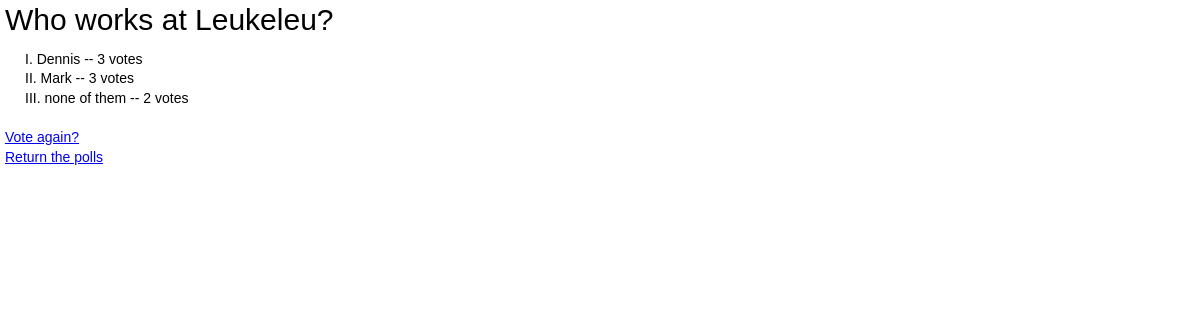
The page /polls/4/results/ on the database as committed earlier.
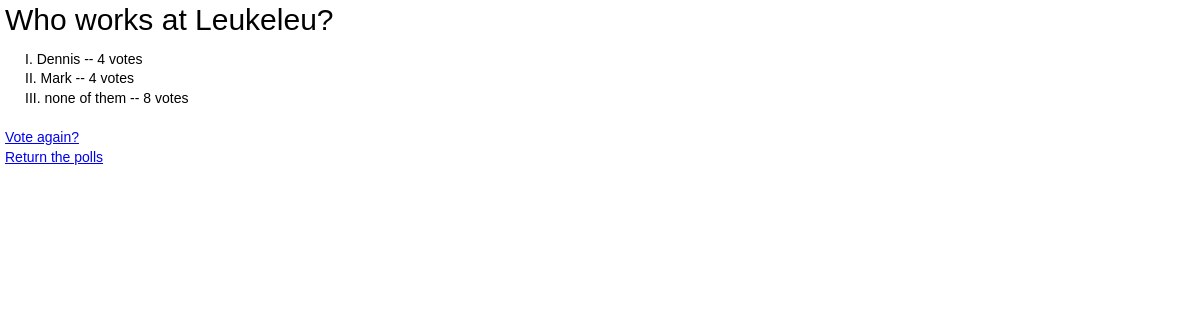
The same page on the database as committed later.
### polls/models.py (models this page shows, shortened)
class Question(models.Model):
    question_text = models.CharField(max_length=200)
    pub_date = models.DateTimeField('date published')
    def was_published_recently(self):
        now = timezone.now()
        return now - datetime.timedelta(days=1) <= self.pub_date <= now
    was_published_recently.admin_order_field = 'pub_date'
    was_published_recently.boolean = True
    was_published_recently.short_description = 'Published recently?'

class Choice(models.Model):
    question = models.ForeignKey(Question)
    choice_text = models.CharField(max_length=200)
    votes = models.IntegerField(default=0)

### polls/views.py (the view)
# urls.py: url(r'^(?P<pk>\d+)/results/$', views.ResultsView.as_view(), name='results'),
class ResultsView(generic.DetailView):
    model = Question
    template_name = 'polls/results.html'

### polls/templates/polls/results.html (shortened to what this page needs)
{% load staticfiles %}
<link rel="stylesheet" type="text/css" href="{% static 'polls/style.css' %}" />
<h1>{{ question.question_text }}</h1>
<ul>
{% for choice in question.choice_set.all %}
    <li>{{ choice.choice_text }} -- {{ choice.votes }} vote{{ choice.votes|pluralize }}</li>
{% endfor %}
</ul>
<a href="{% url 'polls:detail' question.id %}">Vote again?</a><br>
<a href="http://localhost:8000/polls/">Return the polls</a>

### polls/static/polls/style.css (style rules this page uses)
h1 { font-size: 30px; margin: 10px 0 20px 0; }
ul { list-style-type: upper-roman; list-style-position: inside; }
li { display: list-item; margin-left: 20px; }

Rows that differ between the two databases and show on the page:
changed Choice "Dennis": votes "3" → "4"
changed Choice "Mark": votes "3" → "4"
changed Choice "none of them": votes "2" → "8"
